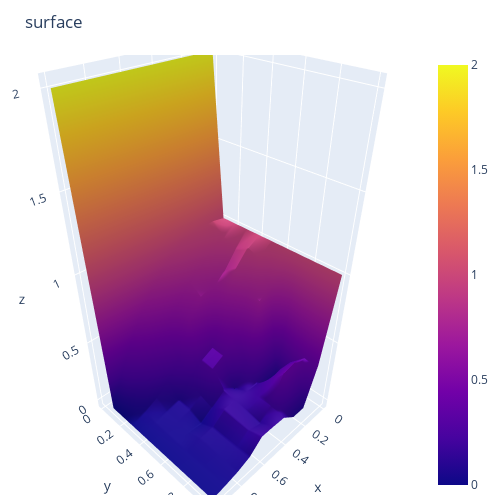

Notebook cell for this chart:
### Code cell
sh_0, sh_1 = A.shape
fig = go.Figure()
fig.add_surface(
    # contours = {
    #     "x": {"show": True, "start": 1.5, "end": 2, "size": 0.04, "color":"white"},
    #     "z": {"show": True, "start": 0.5, "end": 0.8, "size": 0.05}
    # },
    x = np.linspace(a, b, sh_1),
    y = np.linspace(0, T, sh_0),
    z = U
    )
# fig.add_scatter3d(name='scat_p', x=np.linspace(a, b, sh_1), y=np.linspace(0, T, sh_0), z=U, mode='markers',
#     marker=dict(size=10, color='black',colorscale='Reds'))
# fig.update_layout(
#         scene = {
#             "xaxis": {"nticks": 20},
#             "zaxis": {"nticks": 4},
#             'camera_eye': {"x": 0, "y": -1, "z": 0.5},
#             "aspectratio": {"x": 1, "y": 1, "z": 0.2}
#         })
fig.update_layout(title='surface', autosize=False,
                  width=500, height=500,
                  margin=dict(l=5, r=50, b=5, t=55))
fig.show()

### Figure 1 — Plotly figure (JSON) as saved in the notebook; plotly's stock layout.template omitted (floating-point values rounded to 4 significant figures)
{"data": [{"type": "surface", "x": [0, 0.1, 0.2, 0.3, 0.4, 0.5, 0.6, 0.7, 0.8, 0.9, 1], "y": [0, 0.1, 0.2, 0.3, 0.4, 0.5, 0.6, 0.7, 0.8, 0.9, 1], "z": [[2, 2, 2, 2, 2, 2, 2, 2, 2, 2, 2], [1.0, 1.022, 1.021, 0.9961, 0.9467, 0.8713, 0.7676, 0.6327, 0.463, 0.254, 0], [1.0, 0.9422, 0.8794, 0.8083, 0.7405, 0.6303, 0.5107, 0.3906, 0.26, 0.1255, 0], [1.0, 0.896, 0.7742, 0.7042, 0.677, 0.5616, 0.2958, 0.1747, 0.1055, 0.04904, 0], [1.0, 0.9487, 0.8431, 0.6191, 0.3375, 0.2913, 0.1891, 0.07659, 0.04974, 0.03467, 0], [1.0, 0.9068, 0.7173, 0.4742, 0.3286, 0.2765, 0.1246, 0.06897, 0.04749, 0.03097, 0], [1, 0.7441, 0.699, 0.2702, 0.1031, 0.1741, 0.08852, 0.02257, 0.0338, 0.02801, 0], [1.0, 0.0762, 0.05994, 0.1507, 0.1546, 0.1514, 0.1565, 0.07595, 0.06029, 0.02628, 0], [1, 0.2714, 0.2817, 0.2578, 0.19, 0.1313, 0.1489, 0.07315, 0.05329, 0.0232, 0], [1, 0.3762, 0.4093, 0.3931, 0.1949, 0.1103, 0.1437, 0.07391, 0.04708, 0.0208, 0], [1.0, 0.3827, 0.08373, 0.084, 0.1621, 0.1685, 0.1704, 0.08048, 0.04154, 0.01863, 0]]}], "layout": {"autosize": false, "height": 500, "margin": {"b": 5, "l": 5, "r": 50, "t": 55}, "title": {"text": "surface"}, "width": 500}}
